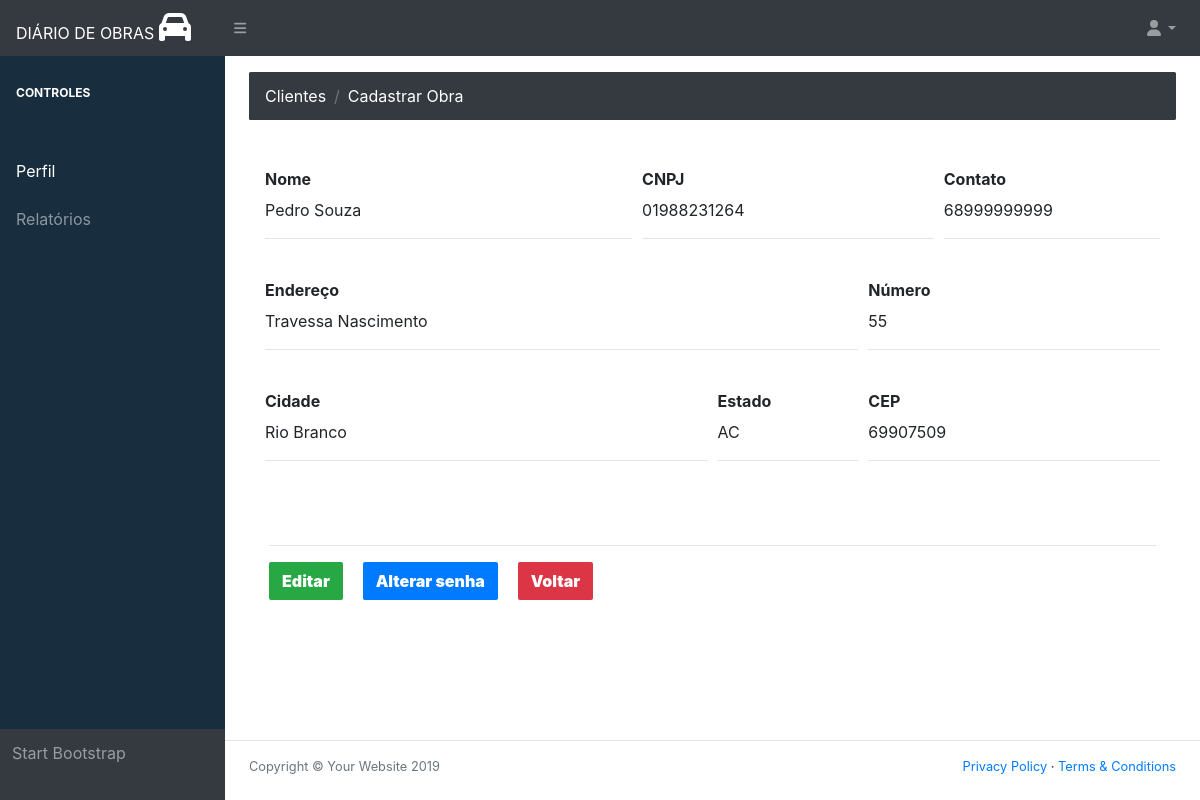
Screenshot of /customer/list_customer (signed in) with the database file from the repository.
### Diary/models.py (models this page shows, shortened)
class Customer(models.Model):
    user_access = models.ForeignKey(Access, on_delete=models.CASCADE)
    engineer = models.ForeignKey(Engineer, on_delete=models.CASCADE)
    customer_name = models.CharField('Nome do cliente', max_length=50)
    customer_cnpj = models.CharField('CNPJ', max_length=50)
    customer_contact = models.CharField('Número de Contato', max_length=50)
    customer_street = models.CharField('Rua', max_length=50)
    customer_number = models.IntegerField('Número')
    customer_city = models.CharField('Cidade', max_length=50)
    customer_state = models.CharField('Estado', max_length=50)
    customer_cod = models.CharField('CEP', max_length=50)

### Customer/views.py (the view)
# urls.py: path('list_customer', List_customer, name="list_customer"),
@login_required(login_url='login')
def List_customer(request):
    user = request.user
    customer = Customer.objects.get(user_access_id=user.id)
    return render(request, 'Customer/customer/list_customer.html', locals())

### templates/Customer/customer/list_customer.html (shortened to what this page needs)
{% extends 'Customer/home/base.html' %}
{% load static %}
{% block conteudo %}
                <main>
                    <div class="container-fluid">
                        <ol class="breadcrumb mb-auto">
                            <a class="breadcrumb-item active" href="{% url 'show_customer' %}">Clientes</a><li class="breadcrumb-item active">Cadastrar Obra</li>
                        </ol><br>
                        <form method="post">{% csrf_token %}
                            <div class="modal-body">
                              <div class="form-row">
                                    <div class="form-group col-md-5">
                                      <label class="col-form-label" for="customer_name">Nome</label>
                                      <p>{{ customer.customer_name }}</p><hr>
                                    </div>
                                    <div class="form-group col-md-4">
                                      <label class="col-form-label" for="customer_cnpj">CNPJ</label>
                                        <p>{{ customer.customer_cnpj }}</p><hr>
                                    </div>
                                    <div class="form-group col-md-3">
                                      <label class="col-form-label" for="customer_contact">Contato</label>
                                      <p>{{ customer.customer_contact }}</p><hr>
                                    </div>
                              </div>
                              <div class="form-row">
                                    <div class="form-group col-md-8">
                                      <label class="col-form-label" for="customer_street">Endereço</label>
                                      <p>{{ customer.customer_street }}</p><hr>
                                    </div>
                                    <div class="form-group col-md-4">
                                      <label class="col-form-label" for="customer_number">Número</label>
                                      <p>{{ customer.customer_number }}</p><hr>
                                    </div>
                              </div>
                              <div class="form-row">
                                    <div class="form-group col-md-6">
                                      <label class="col-form-label" for="customer_city">Cidade</label>
                                      <p>{{ customer.customer_city }}</p><hr>
                                    </div>
                                    <div class="form-group col-md-2">
                                      <label class="col-form-label" for="customer_state">Estado</label>
                                      <p>{{ customer.customer_state }}</p><hr>
                                    </div>
                                    <div class="form-group col-md-4">
                                      <label class="col-form-label" for="customer_cod">CEP</label>
                                      <p>{{ customer.customer_cod }}</p><hr>
                                    </div>
                              </div>
                            </div>
                            <div class="card-body"><hr>
                                 <a class="btn btn-success mr-3" href="{% url 'customer:edit_customer' customer.id %}">Editar</a>
                                 <a class="btn btn-primary mr-3" href="{% url 'customer:change_password' %}">Alterar senha</a>
                                 <a class="btn btn-danger mr-3" href="{% url 'customer:index' %}">Voltar</a>
                            </div>
                        </form>
                    </div>
                </main>
{% endblock %}

### rows the page displays
Customer: customer_name "Pedro Souza", customer_cnpj "01988231264", customer_contact "68999999999", customer_street "Travessa Nascimento", customer_number "55", customer_city "Rio Branco", customer_state "AC", customer_cod "69907509"
